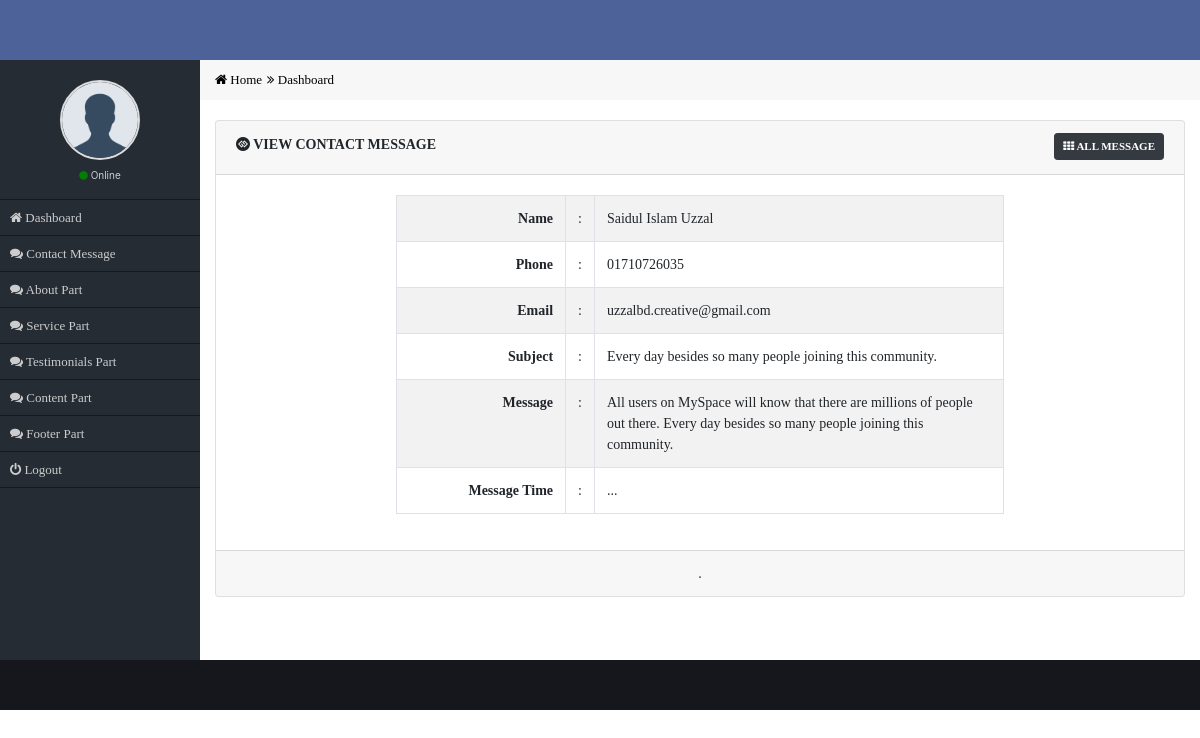
The page /admin/view-message.php?v=1 on the database its author committed.
### tables this page shows
CREATE TABLE `cs_contact` (
  `conus_id` int(11) NOT NULL,
  `conus_name` varchar(50) NOT NULL,
  `conus_email` varchar(50) NOT NULL,
  `conus_phone` varchar(20) NOT NULL,
  `conus_sub` varchar(250) NOT NULL,
  `conus_mess` text NOT NULL
);

### admin/view-message.php (the view, shortened to what this page needs)
<?php
    require_once('functions/main.php');
    $id=$_GET['v'];
    $sel="SELECT * FROM cs_contact WHERE conus_id='$id'";
    $Q=mysqli_query($con,$sel);
    $info=mysqli_fetch_assoc($Q);
?>
    <div class="row">
        <div class="col-md-12 main_content">
            <div class="card">
              <div class="card-header">
                  <div class="row">
                      <div class="col-md-8">
                            <h4 class="card_header_title"><i class="fa fa-gg-circle"></i> View Contact Message</h4>
                      </div>
                      <div class="col-md-4 text-right">
                          <a class="btn btn-sm btn-dark card_top_btn" href="all-message.php"><i class="fa fa-th"></i> All Message</a>
                      </div>
                  </div>
              </div>
              <div class="card-body">
                  <div class="row">
                      <div class="col-md-2"></div>
                      <div class="col-md-8">
                          <table class="table table-bordered table-striped table-hover custom_view_table">
                              <tr>
                                  <td>Name</td>
                                  <td>:</td>
                                  <td><?= $info['conus_name']; ?></td>
                              </tr>
                              <tr>
                                  <td>Phone</td>
                                  <td>:</td>
                                  <td><?= $info['conus_phone']; ?></td>
                              </tr>
                              <tr>
                                  <td>Email</td>
                                  <td>:</td>
                                  <td><?= $info['conus_email']; ?></td>
                              </tr>
                              <tr>
                                  <td>Subject</td>
                                  <td>:</td>
                                  <td><?= $info['conus_sub']; ?></td>
                              </tr>
                              <tr>
                                  <td>Message</td>
                                  <td>:</td>
                                  <td><?= $info['conus_mess']; ?></td>
                              </tr>
                              <tr>
                                  <td>Message Time</td>
                                  <td>:</td>
                                  <td>...</td>
                              </tr>
                          </table>
                      </div>
                      <div class="col-md-2"></div>
                  </div>
              </div>
              <div class="card-footer text-center">
                  .
              </div>
            </div>
        </div>
    </div>

### admin/css/style.css (style rules this page uses)
* { margin: 0px; padding: 0px; outline: 0px; }
a { text-decoration: none; }
.main_content { margin-top: 20px; font-family: verdana; font-size: 14px; }
.card_header_title { font-size: 14px; font-weight: bold; margin-top: 4px; font-family: verdana; text-transform: uppercase; }
.card_top_btn { font-size: 11px; font-weight: 600; text-transform: uppercase; }
table.custom_view_table tr td:first-child { font-weight: bold; text-align: right; width: 29%; }
table.custom_view_table tr td:last-child { font-weight: normal; text-align: left; width: 70%; }

### rows shown on the page
cs_contact: conus_name "Saidul Islam Uzzal", conus_phone "01710726035", conus_email "uzzalbd.creative@gmail.com", conus_sub "Every day besides so many people joining this community.", conus_mess "All users on MySpace will know that there are millions of people out there. Every day besides so many people joining this community."
